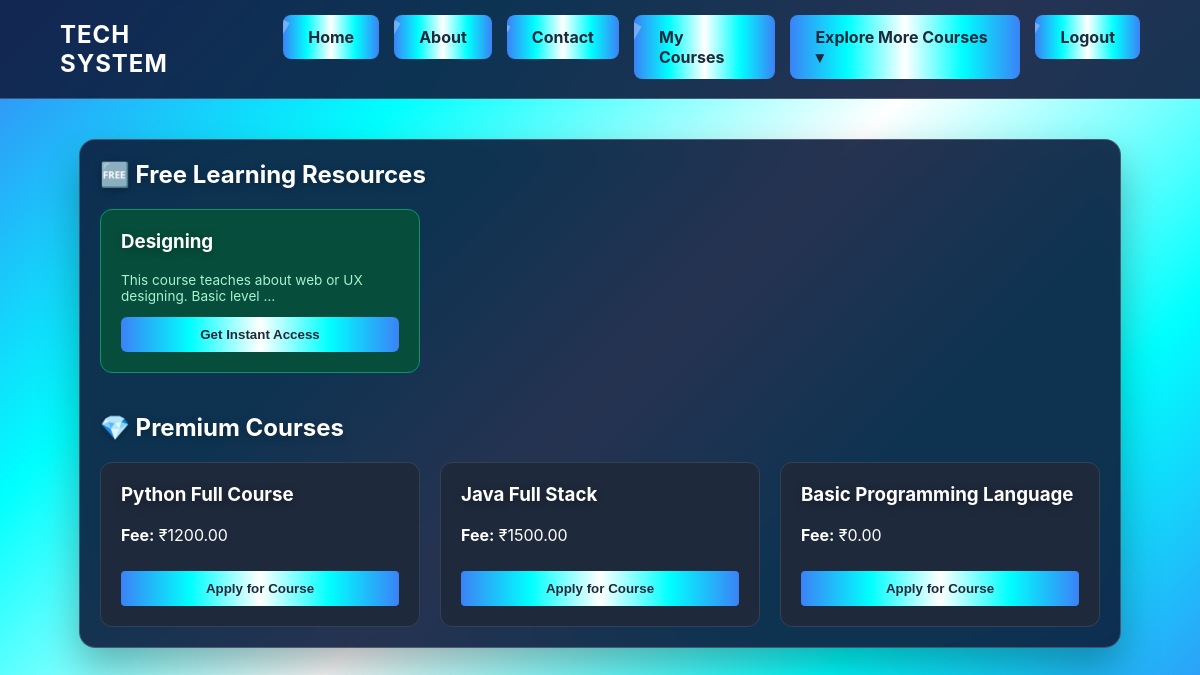
Page /explore (signed in) on the committed database.
### app/models.py (models this page shows)
class Course(models.Model):
    title = models.CharField(max_length=100)
    description = models.TextField()
    subject_code = models.CharField(max_length=20, unique=True)
    fee = models.DecimalField(max_digits=10, decimal_places=2, default=0.00)
    is_paid = models.BooleanField(default=False)
    is_free = models.BooleanField(default=False)

### app/views.py (the view, shortened to what this page needs)
# urls.py: path('explore', views.explore_courses, name='explore_courses'),
def explore_courses(request):
    if request.session.get('role') != 'student':
        return redirect('/login')
    user_id = request.session.get('user_id')
    query = request.GET.get('search', '')
    if query:
        courses = Course.objects.filter(title__icontains=query)
    else:
        courses = Course.objects.all()
    return render(request, 'explore.html', {'courses': courses, 'query': query})

### app/templates/explore.html (shortened to what this page needs)
{% load static %}
<!DOCTYPE html>
<html lang="en">
<head>
    <link rel="stylesheet" href="{% static 'css/style.css' %}?v=1.5">
</head>
<body>
    <nav class="navbar">
        <div class="logo"><strong>TECH SYSTEM</strong></div>
        <ul class="nav-links">
            <li><a href="/home">Home</a></li>
            <li><a href="/aboutus">About</a></li>
            <li><a href="/contactus">Contact</a></li>
            {% if request.session.role == 'student' %}
                <li><a href="/courses">My Courses</a></li>
                <li class="dropdown">
                    <a href="/explore" class="dropbtn">Explore More Courses ▾</a>
                </li>
            {% endif %}
            {% if request.session.role %}
                <li><a href="/logout">Logout</a></li>
            {% else %}
                <li><a href="/login">Login</a></li>
                <li><a href="/register">Register</a></li>
            {% endif %}
        </ul>
    </nav>
    <div class="container" style="max-width: 1000px; margin: 40px auto; padding: 20px;">
        <h2 style="color: #ffffff;">🆓 Free Learning Resources</h2>
        <div style="display: grid; grid-template-columns: repeat(auto-fill, minmax(300px, 1fr)); gap: 20px;">
            {% for course in courses %}
                {% if course.is_free %}
                <div style="background: #064e3b; padding: 20px; border-radius: 12px; border: 1px solid #059669;">
                    <h3 style="color: white; margin-top: 0;">{{ course.title }}</h3>
                    <p style="color: #a7f3d0; font-size: 0.85rem;">{{ course.description|truncatewords:10 }}</p>
                    <form action="/explore" method="GET">
                        <button type="submit" style="width: 100%; padding: 10px; background: white; color: #064e3b; border-radius: 6px; font-weight: bold; cursor: pointer; border: none;">Get Instant Access</button>
                    </form>
                </div>
                {% endif %}
            {% endfor %}
        </div>
        <h2 style="margin-top: 40px;">💎 Premium Courses</h2>
        <div style="display: grid; grid-template-columns: repeat(auto-fill, minmax(300px, 1fr)); gap: 20px;">
            {% for course in courses %}
                {% if not course.is_free %}
                <div style="background: #1e293b; padding: 20px; border-radius: 12px; border: 1px solid #334155;">
                    <h3 style="margin-top: 0;">{{ course.title }}</h3>
                    <p><strong>Fee:</strong> ₹{{ course.fee }}</p>
                    <form action="/explore" method="GET">
                        <button type="submit" style="width: 100%; margin-top: 10px; padding: 10px; background: #3b82f6; color: white; border: none; border-radius: 4px; cursor: pointer; font-weight: bold;">Apply for Course</button>
                    </form>
                </div>
                {% endif %}
            {% endfor %}
        </div>
    </div>
</body>
</html>

### app/static/css/style.css (style rules this page uses)
:root { --med-blue: #3b82f6; --fluro-blue: #00ffff; --white: #ffffff; --card-bg: rgba(15, 29, 63, 0.9)!important; --nav-bg: rgba(15, 29, 65, 0.9) !important; --text: #ffffff; --accent: #00ffff; --border: rgba(255, 255, 255, 0.2); }
body { background: linear-gradient(135deg, var(--med-blue) 0%, var(--fluro-blue) 25%, var(--white) 50%, var(--fluro-blue) 75%, var(--med-blue) 100%) !important; background-attachment: fixed !important; min-height: 100vh; margin: 0; font-family: 'Inter', sans-serif; }
.navbar { background: var(--nav-bg); padding: 15px 5%; display: flex; justify-content: space-between; align-items: center; border-bottom: 1px solid var(--border); backdrop-filter: blur(10px); position: sticky; top: 0; z-index: 1000; }
.logo { font-size: 1.5rem; color: var(--text); font-weight: bold; letter-spacing: 1px; }
.nav-links { list-style: none; display: flex; gap: 15px; margin: 0; }
.nav-links a, .btn, button { position: relative; padding: 12px 25px; color: #1e293b !important; text-decoration: none; font-weight: 700; border-radius: 8px; background: linear-gradient(90deg, var(--med-blue), var(--fluro-blue), var(--white), var(--fluro-blue), var(--med-blue)) !important; background-size: 300% auto; overflow: hidden; transition: all 0.4s ease; display: inline-block; border: none; cursor: pointer; }
.nav-links a::after, .btn::after, button::after { content: ''; position: absolute; top: -50%; left: -110%; width: 100%; height: 200%; background: rgba(255, 255, 255, 0.3); transform: rotate(30deg); transition: all 0.6s ease; }
.container, .card, .portal-tab, .tab-content { max-width: 900px; margin: 40px auto; background: var(--card-bg) !important; padding: 40px; border-radius: 16px; backdrop-filter: blur(15px) saturate(150%) !important; border: 1px solid var(--border) !important; box-shadow: 0 20px 40px rgba(0, 0, 0, 0.3) !important; color: white !important; }
h1, h2, h3 { color: white; margin-top: 0; text-shadow: 0 2px 4px rgba(0, 0, 0, 0.2); }
h1, h2, h3 { text-shadow: 0 2px 10px rgba(0, 0, 0, 0.3); }
p { color: var(--text-muted); }

### rows in the picture
Course: title "Designing", description "This course teaches about web or UX designing. Basic level …"
Course: title "Python Full Course", fee "1200.00"
Course: title "Java Full Stack", fee "1500.00"
Course: title "Basic Programming Language", fee "0.00"
